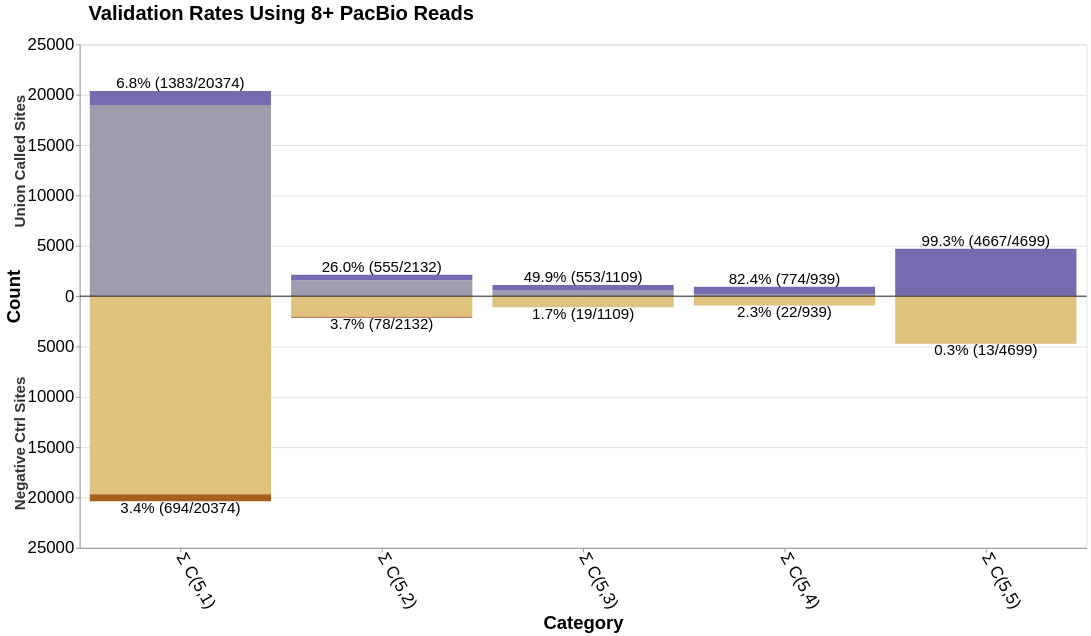

Write notebook code for a chart like this one.
### Code cell
import altair as alt
import pandas as pd

# THIS IS THE ONE USED FOR FINAL SUPPLEMENTAL FIGURE

# Note: these only have 10 pacbio pileups, not ONT like before
rufus_pos_1plus=[3790, 1607, 1057, 1069, 4069]
rufus_neg_1plus=[96, 15, 3, 5, 13]
rufus_homog_neg_1plus=[700, 92, 43, 32, 62]
rufus_pos_2plus=[3111, 1539, 1045, 1066, 4069]
rufus_neg_2plus=[35, 5, 0, 0, 0]
rufus_homog_neg_2plus=[408, 55, 26, 17, 22]
rufus_pos_5plus=[1539, 1053, 865, 1034, 4067]
rufus_neg_5plus=[20, 5, 0, 0, 0]
rufus_homog_neg_5plus=[312, 44, 19, 13, 9]
rufus_pos_8plus=[764, 506, 571, 934, 4050]
rufus_neg_8plus=[16, 5, 0, 0, 0]
rufus_homog_neg_8plus=[282, 42, 18, 13, 8]
rufus_pos_10plus=[554, 278, 398, 876, 4029]
rufus_neg_10plus=[15, 5, 0, 0, 0]
rufus_homog_neg_10plus=[268, 39, 17, 12, 8]
mutect_pos_1plus=[2479, 846, 660, 1145, 3998]
mutect_neg_1plus=[112, 7, 2, 3, 17]
mutect_homog_neg_1plus=[834, 132, 96, 72, 155]
mutect_pos_2plus=[2251, 832, 656, 1142, 3997]
mutect_neg_2plus=[68, 1, 0, 0, 3]
mutect_homog_neg_2plus=[664, 118, 87, 62, 102]
mutect_pos_5plus=[1706, 714, 626, 1134, 3995]
mutect_neg_5plus=[43, 1, 0, 0, 2]
mutect_homog_neg_5plus=[537, 96, 77, 51, 60]
mutect_pos_8plus=[1220, 534, 552, 1111, 3990]
mutect_neg_8plus=[35, 1, 0, 0, 0]
mutect_homog_neg_8plus=[467, 83, 75, 48, 51]
mutect_pos_10plus=[989, 428, 494, 1093, 3979]
mutect_neg_10plus=[31, 1, 0, 0, 0]
mutect_homog_neg_10plus=[441, 76, 72, 43, 44]

union_pos_1plus=[4778, 1710, 1071, 929, 4694]
union_homog_neg_1plus=[1434, 147, 51, 46, 79]
union_pos_2plus=[3921, 1634, 1056, 925, 4694]
union_homog_neg_2plus=[1007, 104, 29, 32, 32]
union_pos_5plus=[2208, 1119, 869, 886, 4691]
union_homog_neg_5plus=[798, 84, 20, 23, 15]
union_pos_8plus=[1383, 555, 553, 774, 4667]
union_homog_neg_8plus=[694, 78, 19, 22, 13]
union_pos_10plus=[1144, 324, 379, 702, 4644]
union_homog_neg_10plus=[657, 72, 18, 19, 12]
union_coverage=[20374, 2132, 1109, 939, 4699] # Took the lower of the two coverages

reads="8"
purple_range=['#756bb1', '#9e9cad', '#a6611a', '#dfc27d']
purple_alt=['#756bb1', '#9e9cad', '#a1841f', '#bfad6d']
green_range=['#018571', '#80cdc1', '#a6611a', '#dfc27d']
green_alt=['#018571', '#80cdc1', '#a1841f', '#bfad6d']
title="Validation Rates Using " + reads + "+ PacBio Reads"
sub="Identical Negative Control Sites in ST001-1A Files (250x)"

data = pd.DataFrame({
    'category': ['Σ C(5,1)', 'Σ C(5,2)', 'Σ C(5,3)', 'Σ C(5,4)', 'Σ C(5,5)'],
    'positive_total': union_coverage, # BLT50 total variants for actual sites with 1+ read
    'positive_validated': union_pos_8plus, # BLT50 validated variants for actual sites
    'negative_total': union_coverage, # BLT50 total variants for +15bp sites with 1+ read (hopefully these numbers the same as ^)
    'negative_validated': union_homog_neg_8plus # BLT50 validated variants for +15bp sites
})

# Create stacked data structure
data_stacked = []
for _, row in data.iterrows():
    category = row['category']
    
    # Calculate percentages for this category
    pos_validation_rate = (row['positive_validated'] / row['positive_total'] * 100) if row['positive_total'] > 0 else 0
    neg_validation_rate = (row['negative_validated'] / row['negative_total'] * 100) if row['negative_total'] > 0 else 0
    
    # Calculate unvalidated counts (difference between total and validated)
    pos_unvalidated = row['positive_total'] - row['positive_validated']
    neg_unvalidated = row['negative_total'] - row['negative_validated']
    
    # Positive side - unvalidated variants (bottom of stack)
    data_stacked.append({
        'category': category,
        'direction': 'positive',
        'variant_type': 'unvalidated',
        'variant_direction': 'unvalidated_positive',
        'count': pos_unvalidated,
        'stack_order': 0,
        'validation_rate': pos_validation_rate,
        'total_count': row['positive_total'],
        'validated_count': row['positive_validated']
    })
    
    # Positive side - validated variants (stacked on top)
    data_stacked.append({
        'category': category,
        'direction': 'positive',
        'variant_type': 'validated',
        'variant_direction': 'validated_positive',
        'count': row['positive_validated'],
        'stack_order': 1,
        'validation_rate': pos_validation_rate,
        'total_count': row['positive_total'],
        'validated_count': row['positive_validated']
    })
    
    # Negative side - unvalidated variants (displayed as negative, bottom of stack)
    data_stacked.append({
        'category': category,
        'direction': 'negative',
        'variant_type': 'unvalidated',
        'variant_direction': 'unvalidated_negative',
        'count': -neg_unvalidated,
        'stack_order': 0,
        'validation_rate': neg_validation_rate,
        'total_count': row['negative_total'],
        'validated_count': row['negative_validated']
    })
    
    # Negative side - validated variants (stacked on negative side)
    data_stacked.append({
        'category': category,
        'direction': 'negative',
        'variant_type': 'validated',
        'variant_direction': 'validated_negative',
        'count': -row['negative_validated'],
        'stack_order': 1,
        'validation_rate': neg_validation_rate,
        'total_count': row['negative_total'],
        'validated_count': row['negative_validated']
    })

data_long = pd.DataFrame(data_stacked)

# Create the bidirectional stacked bar chart
chart = alt.Chart(data_long).mark_bar().encode(
    x=alt.X('category:O',
            sort=['Σ C(5,5)', 'Σ C(5,4)', 'Σ C(5,3)', 'Σ C(5,2)', 'Σ C(5,1)'],
            title='Category',
            axis=alt.Axis(labelAngle=60,labelFontSize=20, titleFontSize=22)),
        y=alt.Y('count:Q',
            title='Count',
            scale=alt.Scale(domain=[-5500, 5500]), # Adjust domain as needed
            stack='zero',
            axis=alt.Axis(labelFontSize=20, titleFontSize=22, labelExpr="abs(datum.value)")),
    color=alt.Color('variant_direction:N',
                    scale=alt.Scale(
                        domain=['validated_positive', 'unvalidated_positive', 'validated_negative', 'unvalidated_negative'],
                        range=purple_range
                    ),
                    legend=None),
                    # legend=alt.Legend(
                    #     title="Variant Type",
                    #     orient='bottom',
                    #     # legendX=150,
                    #     # legendY=700,
                    #     direction='horizontal',
                    #     symbolType='square',
                    #     symbolSize=400,
                    #     titleFontSize=22,
                    #     labelFontSize=16,
                    #     labelExpr="datum.value == 'unvalidated_positive' ? 'Non-Validated' : datum.value == 'validated_positive' ? 'Validated' : datum.value == 'unvalidated_negative' ? 'Non-Validated Control' : 'Validated Control'"
                    # )),
    order=alt.Order('stack_order:O'),
    tooltip=['category:O', 'direction:N', 'variant_type:N', 'count:Q', 'validation_rate:Q']
).properties(
    width=1200,
    height=600,
    title=alt.TitleParams(
        text=title,
        #subtitle=sub,
        fontSize=24,
        fontWeight='bold',
        subtitleFontSize=16,
        dy=-10,
        dx=100,
        anchor='start'
    )
)

# Create data for percentage labels (one per category per direction)
label_data = []
for category in data['category'].unique():
    # Positive side label
    pos_row = data[data['category'] == category].iloc[0]
    pos_validation_rate = (pos_row['positive_validated'] / pos_row['positive_total'] * 100) if pos_row['positive_total'] > 0 else 0
    pos_y_position = pos_row['positive_total']  # Top of positive stack (total height)
    
    label_data.append({
        'category': category,
        'y_position': pos_y_position + 50,  # Slightly above the bar
        'percentage': f"{pos_validation_rate:.1f}% ({pos_row['positive_validated']}/{pos_row['positive_total']})",
        'direction': 'positive'
    })
    
    # Negative side label
    neg_validation_rate = (pos_row['negative_validated'] / pos_row['negative_total'] * 100) if pos_row['negative_total'] > 0 else 0
    neg_y_position = -pos_row['negative_total']  # Bottom of negative stack (total height)
    
    label_data.append({
        'category': category,
        'y_position': neg_y_position - 50,  # Slightly below the bar
        'percentage': f"{neg_validation_rate:.1f}% ({pos_row['negative_validated']}/{pos_row['negative_total']})",
        'direction': 'negative'
    })

label_df = pd.DataFrame(label_data)

# Create percentage labels
percentage_labels = alt.Chart(label_df).mark_text(
    align='center',
    baseline='middle',
    fontSize=18,
    color='black',
    dy=alt.expr("datum.direction == 'positive' ? -8 : 8") 
).encode(
    x=alt.X('category:O'),
    y=alt.Y('y_position:Q'),
    text=alt.Text('percentage:N')
)

# Add a horizontal line at y=0 for reference
zero_line = alt.Chart(pd.DataFrame({'y': [0]})).mark_rule(
    color='black',
    strokeWidth=1
).encode(y='y:Q')

# Create section labels for positive and negative sides - positioned independently
section_label_data = pd.DataFrame([
    {'label': 'Union Called Sites', 'y_position': 20000, 'x_pos': 0},  # Top section
    {'label': 'Negative Ctrl Sites', 'y_position': -8000, 'x_pos': 0}  # Bottom section
])

# Create section labels for positive and negative sides
section_labels = alt.Chart(section_label_data).mark_text(
    align='right',
    baseline='middle',
    fontSize=18,
    fontWeight='bold',
    color='#333333',
    angle=270,  # Rotate text vertically like y-axis title
    dy=-70  # Position to the left of the chart area
).encode(
    x=alt.value(0),  # Fixed x position
    y=alt.Y('y_position:Q', scale=alt.Scale(domain=[-21000, 21000])), 
    text=alt.Text('label:N')
)

# Combine all charts
final_chart = alt.layer(
    chart,
    zero_line,
    percentage_labels,
    section_labels
).resolve_scale(
    color='independent'
)

# Display the chart
final_chart.show()

# Optional: Save the chart
# final_chart.save('bidirectional_bar_chart.html')
# final_chart.save('bidirectional_bar_chart.png', scale_factor=2.0)

### Figure 1 — Vega-Lite specification as saved in the notebook (floating-point values rounded to 4 significant figures)
{"config": {"view": {"continuousWidth": 300, "continuousHeight": 300}}, "layer": [{"data": {"name": "data-d6f40acd54f67d37335ea47a54312495"}, "mark": {"type": "bar"}, "encoding": {"color": {"field": "variant_direction", "legend": null, "scale": {"domain": ["validated_positive", "unvalidated_positive", "validated_negative", "unvalidated_negative"], "range": ["#756bb1", "#9e9cad", "#a6611a", "#dfc27d"]}, "type": "nominal"}, "order": {"field": "stack_order", "type": "ordinal"}, "tooltip": [{"field": "category", "type": "ordinal"}, {"field": "direction", "type": "nominal"}, {"field": "variant_type", "type": "nominal"}, {"field": "count", "type": "quantitative"}, {"field": "validation_rate", "type": "quantitative"}], "x": {"axis": {"labelAngle": 60, "labelFontSize": 20, "titleFontSize": 22}, "field": "category", "sort": ["Σ C(5,5)", "Σ C(5,4)", "Σ C(5,3)", "Σ C(5,2)", "Σ C(5,1)"], "title": "Category", "type": "ordinal"}, "y": {"axis": {"labelExpr": "abs(datum.value)", "labelFontSize": 20, "titleFontSize": 22}, "field": "count", "scale": {"domain": [-5500, 5500]}, "stack": "zero", "title": "Count", "type": "quantitative"}}, "title": {"text": "Validation Rates Using 8+ PacBio Reads", "anchor": "start", "dx": 100, "dy": -10, "fontSize": 24, "fontWeight": "bold", "subtitleFontSize": 16}}, {"data": {"name": "data-a0a55d106695e8d630baff0f16eee66d"}, "mark": {"type": "rule", "color": "black", "strokeWidth": 1}, "encoding": {"y": {"field": "y", "type": "quantitative"}}}, {"data": {"name": "data-aef5a651abd1b1d16911e54c02af27ad"}, "mark": {"type": "text", "align": "center", "baseline": "middle", "color": "black", "dy": {"expr": "datum.direction == 'positive' ? -8 : 8"}, "fontSize": 18}, "encoding": {"text": {"field": "percentage", "type": "nominal"}, "x": {"field": "category", "type": "ordinal"}, "y": {"field": "y_position", "type": "quantitative"}}}, {"data": {"name": "data-454a9ccc691aaaeb8918454a73db5e74"}, "mark": {"type": "text", "align": "right", "angle": 270, "baseline": "middle", "color": "#333333", "dy": -70, "fontSize": 18, "fontWeight": "bold"}, "encoding": {"text": {"field": "label", "type": "nominal"}, "x": {"value": 0}, "y": {"field": "y_position", "scale": {"domain": [-21000, 21000]}, "type": "quantitative"}}}], "height": 600, "resolve": {"scale": {"color": "independent"}}, "width": 1200, "$schema": "https://vega.github.io/schema/vega-lite/v5.20.1.json", "datasets": {"data-d6f40acd54f67d37335ea47a54312495": [{"category": "Σ C(5,1)", "direction": "positive", "variant_type": "unvalidated", "variant_direction": "unvalidated_positive", "count": 18991, "stack_order": 0, "validation_rate": 6.788, "total_count": 20374, "validated_count": 1383}, {"category": "Σ C(5,1)", "direction": "positive", "variant_type": "validated", "variant_direction": "validated_positive", "count": 1383, "stack_order": 1, "validation_rate": 6.788, "total_count": 20374, "validated_count": 1383}, {"category": "Σ C(5,1)", "direction": "negative", "variant_type": "unvalidated", "variant_direction": "unvalidated_negative", "count": -19680, "stack_order": 0, "validation_rate": 3.406, "total_count": 20374, "validated_count": 694}, {"category": "Σ C(5,1)", "direction": "negative", "variant_type": "validated", "variant_direction": "validated_negative", "count": -694, "stack_order": 1, "validation_rate": 3.406, "total_count": 20374, "validated_count": 694}, {"category": "Σ C(5,2)", "direction": "positive", "variant_type": "unvalidated", "variant_direction": "unvalidated_positive", "count": 1577, "stack_order": 0, "validation_rate": 26.03, "total_count": 2132, "validated_count": 555}, {"category": "Σ C(5,2)", "direction": "positive", "variant_type": "validated", "variant_direction": "validated_positive", "count": 555, "stack_order": 1, "validation_rate": 26.03, "total_count": 2132, "validated_count": 555}, {"category": "Σ C(5,2)", "direction": "negative", "variant_type": "unvalidated", "variant_direction": "unvalidated_negative", "count": -2054, "stack_order": 0, "validation_rate": 3.659, "total_count": 2132, "validated_count": 78}, {"category": "Σ C(5,2)", "direction": "negative", "variant_type": "validated", "variant_direction": "validated_negative", "count": -78, "stack_order": 1, "validation_rate": 3.659, "total_count": 2132, "validated_count": 78}, {"category": "Σ C(5,3)", "direction": "positive", "variant_type": "unvalidated", "variant_direction": "unvalidated_positive", "count": 556, "stack_order": 0, "validation_rate": 49.86, "total_count": 1109, "validated_count": 553}, {"category": "Σ C(5,3)", "direction": "positive", "variant_type": "validated", "variant_direction": "validated_positive", "count": 553, "stack_order": 1, "validation_rate": 49.86, "total_count": 1109, "validated_count": 553}, {"category": "Σ C(5,3)", "direction": "negative", "variant_type": "unvalidated", "variant_direction": "unvalidated_negative", "count": -1090, "stack_order": 0, "validation_rate": 1.713, "total_count": 1109, "validated_count": 19}, {"category": "Σ C(5,3)", "direction": "negative", "variant_type": "validated", "variant_direction": "validated_negative", "count": -19, "stack_order": 1, "validation_rate": 1.713, "total_count": 1109, "validated_count": 19}, {"category": "Σ C(5,4)", "direction": "positive", "variant_type": "unvalidated", "variant_direction": "unvalidated_positive", "count": 165, "stack_order": 0, "validation_rate": 82.43, "total_count": 939, "validated_count": 774}, {"category": "Σ C(5,4)", "direction": "positive", "variant_type": "validated", "variant_direction": "validated_positive", "count": 774, "stack_order": 1, "validation_rate": 82.43, "total_count": 939, "validated_count": 774}, {"category": "Σ C(5,4)", "direction": "negative", "variant_type": "unvalidated", "variant_direction": "unvalidated_negative", "count": -917, "stack_order": 0, "validation_rate": 2.343, "total_count": 939, "validated_count": 22}, {"category": "Σ C(5,4)", "direction": "negative", "variant_type": "validated", "variant_direction": "validated_negative", "count": -22, "stack_order": 1, "validation_rate": 2.343, "total_count": 939, "validated_count": 22}, {"category": "Σ C(5,5)", "direction": "positive", "variant_type": "unvalidated", "variant_direction": "unvalidated_positive", "count": 32, "stack_order": 0, "validation_rate": 99.32, "total_count": 4699, "validated_count": 4667}, {"category": "Σ C(5,5)", "direction": "positive", "variant_type": "validated", "variant_direction": "validated_positive", "count": 4667, "stack_order": 1, "validation_rate": 99.32, "total_count": 4699, "validated_count": 4667}, {"category": "Σ C(5,5)", "direction": "negative", "variant_type": "unvalidated", "variant_direction": "unvalidated_negative", "count": -4686, "stack_order": 0, "validation_rate": 0.2767, "total_count": 4699, "validated_count": 13}, {"category": "Σ C(5,5)", "direction": "negative", "variant_type": "validated", "variant_direction": "validated_negative", "count": -13, "stack_order": 1, "validation_rate": 0.2767, "total_count": 4699, "validated_count": 13}], "data-a0a55d106695e8d630baff0f16eee66d": [{"y": 0}], "data-aef5a651abd1b1d16911e54c02af27ad": [{"category": "Σ C(5,1)", "y_position": 20424, "percentage": "6.8% (1383/20374)", "direction": "positive"}, {"category": "Σ C(5,1)", "y_position": -20424, "percentage": "3.4% (694/20374)", "direction": "negative"}, {"category": "Σ C(5,2)", "y_position": 2182, "percentage": "26.0% (555/2132)", "direction": "positive"}, {"category": "Σ C(5,2)", "y_position": -2182, "percentage": "3.7% (78/2132)", "direction": "negative"}, {"category": "Σ C(5,3)", "y_position": 1159, "percentage": "49.9% (553/1109)", "direction": "positive"}, {"category": "Σ C(5,3)", "y_position": -1159, "percentage": "1.7% (19/1109)", "direction": "negative"}, {"category": "Σ C(5,4)", "y_position": 989, "percentage": "82.4% (774/939)", "direction": "positive"}, {"category": "Σ C(5,4)", "y_position": -989, "percentage": "2.3% (22/939)", "direction": "negative"}, {"category": "Σ C(5,5)", "y_position": 4749, "percentage": "99.3% (4667/4699)", "direction": "positive"}, {"category": "Σ C(5,5)", "y_position": -4749, "percentage": "0.3% (13/4699)", "direction": "negative"}], "data-454a9ccc691aaaeb8918454a73db5e74": [{"label": "Union Called Sites", "y_position": 20000, "x_pos": 0}, {"label": "Negative Ctrl Sites", "y_position": -8000, "x_pos": 0}]}}
